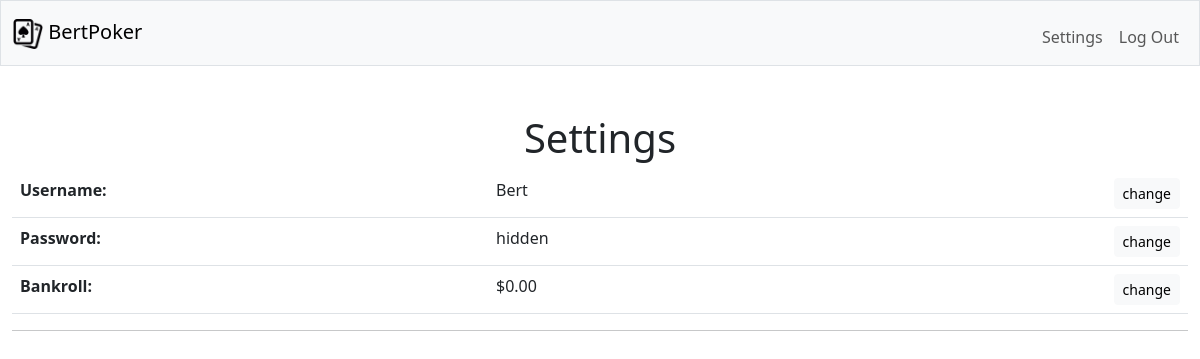
The app's page /settings (signed in), older data.
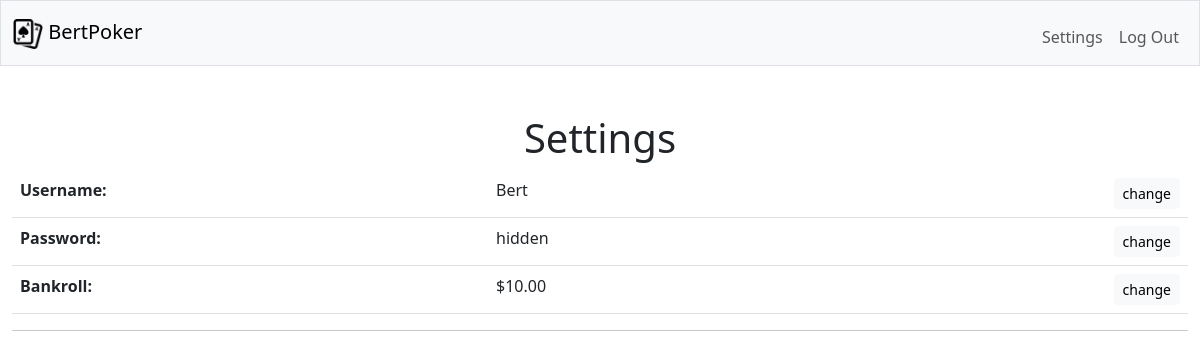
The same page, newer data.
### tables this page shows
CREATE TABLE players (
    player_id INTEGER PRIMARY KEY AUTOINCREMENT NOT NULL, 
    date_joined DATETIME NOT NULL DEFAULT CURRENT_TIMESTAMP,
    username TEXT NOT NULL,
    pswd_hash TEXT NOT NULL,
    cash NUMERIC NOT NULL DEFAULT 0.00
);

### app.py (the view)
@app.route("/settings")
@login_required
def settings():
    return render_template("settings.html", player=db.execute("SELECT * FROM players WHERE player_id = ?", session["user_id"])[0])

### helpers.py (called while the page is built)
def login_required(f):  # https://flask.palletsprojects.com/en/2.3.x/patterns/viewdecorators/
    @wraps(f)
    def decorated_function(*args, **kwargs):
        if session.get("user_id") is None:
            return redirect("/login")
        return f(*args, **kwargs)
    return decorated_function

def usd(value):
    return f"${value:,.2f}"

### templates/settings.html (shortened to what this page needs)
{% extends "layout.html" %}
{% block body %}
    <h1>Settings</h1>
    <table class="table">
        <tr>
            <th class="text-start">Username:</th>
            <td class="text-start">{{ player.username }}</td>
            <td class="text-end">
                <form action="/settings/username" method="get">
                    <button class="btn btn-light btn-sm" type="submit">change</button>
                </form>
            </td>
        </tr>
        <tr>
            <th class="text-start">Password:</th>
            <td class="text-start">hidden</td>
            <td class="text-end">
                <form action="/settings/password" method="get">
                    <button class="btn btn-light btn-sm" type="submit">change</button>
                </form>
            </td>
        </tr>
        <tr>
            <th class="text-start">Bankroll:</th>
            <td class="text-start">{{ player.cash | usd}}</td>
            <td class="text-end">
                <form action="/settings/balance" method="get">
                    <button class="btn btn-light btn-sm" type="submit">change</button>
                </form>
            </td>
        </tr>
    </table>
    <hr>
{% endblock %}

### templates/layout.html (shortened to what this page needs)
<!DOCTYPE html>
<html lang="en">
<head>
    <link href="https://cdn.jsdelivr.net/npm/bootstrap@5.3.0/dist/css/bootstrap.min.css" rel="stylesheet">
</head>
<body>
    <nav class="bg-light border navbar navbar-expand-md navbar-light">
        <div class="container-fluid">
            <a class="navbar-brand" href="/"><img src="/static/icon2.png" alt="Home" width="30" height="30"> BertPoker</a>
            <div class="collapse navbar-collapse" id="navbar">
                {% if session["user_id"] %}
                    <ul class="navbar-nav ms-auto mt-2">
                        <li class="nav-item"><a class="nav-link" href="/settings">Settings</a></li>
                        <li class="nav-item"><a class="nav-link" href="/logout">Log Out</a></li>
                    </ul>
                {% else %}
                    <ul class="navbar-nav ms-auto mt-2">
                        <li class="nav-item"><a class="nav-link" href="/register">Register</a></li>
                        <li class="nav-item"><a class="nav-link" href="/login">Log In</a></li>
                    </ul>
                {% endif %}
            </div>
        </div>
    </nav>
    <main class="container-fluid py-5 text-center">
        {% block body %}{% endblock %}
    </main>
</body>
</html>

Row changes from the older to the newer data that the page shows:
changed players "Bert": cash "$0.00" → "$10.00"
